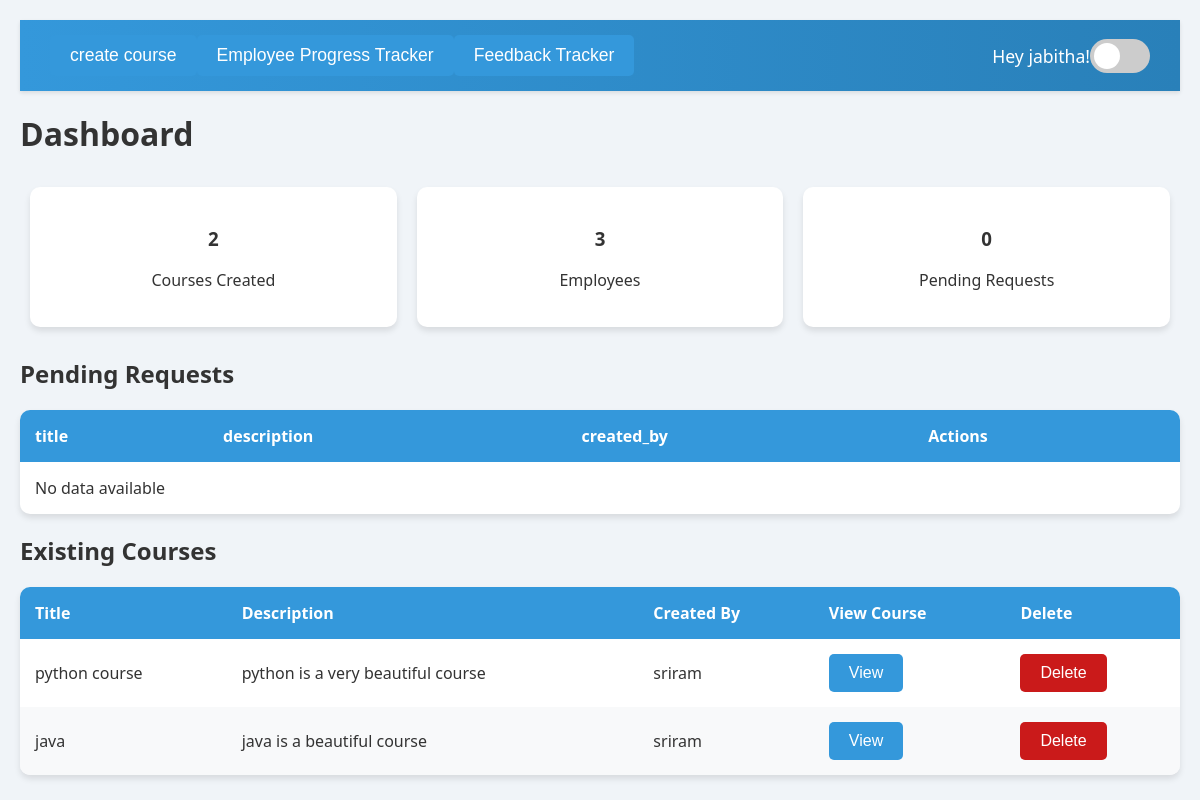
/dashboard/Admin/2/, run on the app's committed database.
### authentication/models.py (models this page shows, shortened)
class User(models.Model):
    name = models.CharField(max_length=100)
    email = models.EmailField(unique=True)
    password = models.CharField(max_length=255)
    role = models.ForeignKey(Role, on_delete=models.CASCADE)
    def __str__(self):
        return self.name

### dashboards/models.py (models this page shows, shortened)
class Course(models.Model):
    course_id = models.AutoField(primary_key=True)
    title = models.CharField(max_length=255)
    description = models.TextField(null=True, blank=True)
    created_by = models.ForeignKey(
        'authentication.User',
        on_delete=models.CASCADE,
        limit_choices_to={'role__role_name': 'Admin'}
    )
    resource_link = models.URLField(max_length=1024, null=True, blank=True)  # For URLs (e.g., YouTube)
    created_at = models.DateTimeField(auto_now_add=True)
    employees = models.ManyToManyField(
        'authentication.User',
        related_name='enrolled_courses',
        limit_choices_to={'role__role_name': 'Employee'},
        blank=True  # Optional field
    )

### dashboards/views.py (the view)
# urls.py: path('Admin/<int:user_id>/', views.Admin_view, name='Admin'),
def Admin_view(request, user_id):
    admin = get_object_or_404(User, id=user_id)
    if request.method == 'POST' and 'delete_course' in request.POST:
        course_id = request.POST.get('course_id')
        course = get_object_or_404(Course, course_id=course_id)
        course.delete()
        return redirect('Admin', user_id=user_id)  # Redirect to the admin page after deletion
    context = {
        'admin': admin,
        'user_id': user_id,
        'courses_count': Course.objects.all().count(),
        'pending_count': TrainingRequest.objects.filter(status='Pending').count(),
        'employees_count': User.objects.filter(role=Role.objects.get(role_name='Employee').id).count(),
        'pending_requests': TrainingRequest.objects.filter(status='Pending'),
        'courses': Course.objects.all(),
    }
    return render(request, 'dashboards/Admin.html', context)

### dashboards/templates/dashboards/Admin.html (shortened to what this page needs)
<!DOCTYPE html>
<html lang="en">
<head>
</head>
<body>
  <div id="app">
    <div id="dashboard-page" class="page active">
      <nav>
        <span>
          <a href="{% url 'create_course' user_id %}"><button>create course</button></a>
          <a href="{% url 'create_course' user_id %}"><button>Employee Progress Tracker</button></a>
          <a href="{% url 'create_course' user_id %}"><button>Feedback Tracker</button></a>
        </span>
        <span>
          Hey {{admin.name}}!
          <label class="theme-switch">
            <span class="slider"></span>
          </label>
        </span>
      </nav>
      <h1>Dashboard</h1>
      <div class="dashboard-metrics">
        <div>
          <h3>{{courses_count}}</h3>
          <p>Courses Created</p>
        </div>
        <div>
          <h3>{{employees_count}}</h3>
          <p>Employees</p>
        </div>
        <div>
          <h3>{{pending_count}}</h3>
          <p>Pending Requests</p>
        </div>
      </div>
      <div>
        <h2>Pending Requests</h2>
        <table id="pending-requests">
          <thead>
              <tr>
                <th>title</th>
                <th>description</th>
                <th>created_by</th>
                <th>Actions</th>
              </tr>
        </thead>
        <tbody>
          {% for item in pending_requests %}
            <tr>
                <td>{{ item.title }}</td>
                <td>{{ item.description }}</td>
                <td>{{item.account_manager}}</td>
                <td><a href="{% url 'admin_action' user_id=user_id request_id=item.request_id %}"><button>View</button></a></td>
            </tr>
            {% empty %}
            <tr>
                <td colspan="4">No data available</td>
            </tr>
            {% endfor %}
        </tbody>
        </table>
        <h2>Existing Courses</h2>
        <table id="existing-courses">
          <thead>
              <tr>
                  <th>Title</th>
                  <th>Description</th>
                  <th>Created By</th>
                  <th>View Course</th>
                  <th>Delete</th>
              </tr>
          </thead>
          <tbody>
              {% for item in courses %}
              <tr>
                  <td>{{ item.title }}</td>
                  <td>{{ item.description }}</td>
                  <td>{{ item.created_by }}</td>
                  <td><a href="{% url 'view_course' course_id=item.course_id user_id=user_id %}"><button>View</button></a></td>
                  <td>
                      <form method="POST" action="{% url 'Admin' user_id=admin.id %}">
                          <button type="submit" name="delete_course" style="background-color: rgb(202, 26, 26);">Delete</button>
                      </form>
                  </td>
              </tr>
              {% empty %}
              <tr>
                  <td colspan="4">No data available</td>
              </tr>
              {% endfor %}
          </tbody>
      </table>
  </div>
</body>
</html>

### dashboards/templates/dashboards/Admin.html (style rules this page uses)
:root { --bg-color: #f0f4f8; --text-color: #333; --nav-bg: linear-gradient(90deg, #3498db, #2980b9); --card-bg: white; --card-shadow: 0 4px 6px rgba(0,0,0,0.1); --button-bg: #3498db; --button-hover: #2980b9; --table-header-bg: #3498db; --table-even-row: #f8f9fa; }
body { font-family: 'Segoe UI', Tahoma, Geneva, Verdana, sans-serif; margin: 0; padding: 0; background: var(--bg-color); color: var(--text-color); transition: all 0.3s ease; }
.page { display: none; padding: 20px; animation: fadeIn 0.5s; }
.page.active { display: block; }
nav { display: flex; justify-content: space-between; align-items: center; padding: 15px 30px; background: var(--nav-bg); color: white; box-shadow: 0 2px 4px rgba(0,0,0,0.1); }
nav span { display: flex; align-items: center; font-size: 1.1em; }
.dashboard-metrics { display: flex; justify-content: space-around; flex-wrap: wrap; }
.dashboard-metrics div { margin: 10px; padding: 20px; background: var(--card-bg); color: var(--text-color); border-radius: 10px; box-shadow: var(--card-shadow); transition: transform 0.3s ease, background 0.3s ease, color 0.3s ease; flex: 1; min-width: 200px; text-align: center; }
table { width: 100%; border-collapse: separate; border-spacing: 0; margin-top: 20px; background: var(--card-bg); border-radius: 10px; overflow: hidden; box-shadow: var(--card-shadow); }
table th, table td { padding: 15px; text-align: left; }
table th { background: var(--table-header-bg); color: white; font-weight: bold; }
table tr:nth-child(even) { background-color: var(--table-even-row); }
button { padding: 10px 20px; background: var(--button-bg); color: white; border: none; border-radius: 5px; cursor: pointer; transition: background 0.3s ease; font-size: 1em; }
h1, h2 { color: var(--text-color); }
.theme-switch { position: relative; display: inline-block; width: 60px; height: 34px; }
.slider { position: absolute; cursor: pointer; top: 0; left: 0; right: 0; bottom: 0; background-color: #ccc; transition: .4s; border-radius: 34px; }
.slider:before { position: absolute; content: ""; height: 26px; width: 26px; left: 4px; bottom: 4px; background-color: white; transition: .4s; border-radius: 50%; }

### data on the page
User: name "jabitha"
Course: title "python course", description "python is a very beautiful course", created_by "sriram"
Course: title "java", description "java is a beautiful course", created_by "sriram"

### other printed values
{{ courses_count }} "2"
{{ employees_count }} "3"
{{ pending_count }} "0"
